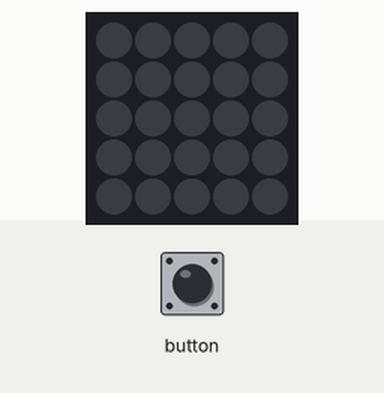
Recording of a sketch running on a simulated ESP32. On the bench: 5×5 RGB LED matrix (first LED top left, wired row by row). The test bench sets the inputs (shaded band). Dim RGB values are drawn brighter than linear; USB keyboard and mouse output is not drawn.

Above: at 1.2 s.
1.3 s: button pressed for 0.15 s
At 2.2 s:
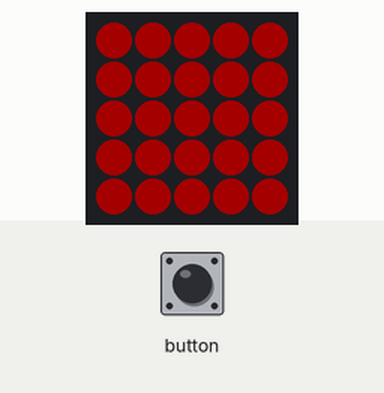
At 3.2 s:
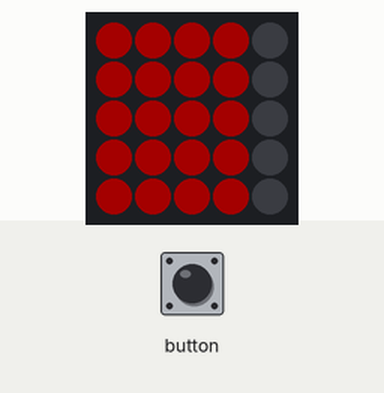
Timing chart, 0 to 4.7 s (numbered marks = the images above; inputs shaded):
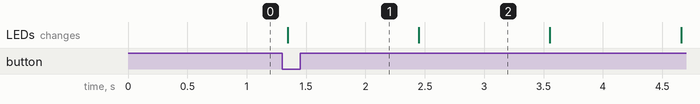

The sketch:

ATOM-Matrix-BLE-Camera-Shutter.ino
```cpp
#include <M5Atom.h>
#include <BleKeyboard.h>

BleKeyboard bleKeyboard("Camera Shutter M");

void setup()
{
    M5.begin(true, false, true);
    delay(50);
    M5.dis.drawpix(12, 0xf00000);
    bleKeyboard.begin();
}

void loop()
{
    if(bleKeyboard.isConnected()) {
        M5.dis.clear();

        if (M5.Btn.wasPressed()) {
            takeSwingVideo();
        }
        delay(50);
        M5.update();
    }
}

void takeSwingVideo() {
    bleKeyboard.write(KEY_MEDIA_VOLUME_UP);

    coundDown(5500, 0xf00000);

    bleKeyboard.write(KEY_MEDIA_VOLUME_DOWN);
}

void coundDown(int waitMilliSec, int color) {
    setAllLed(color);

    for (int i = 4; i >= 0; i--) {
        delay(waitMilliSec / 5);
        clearLedCol(i);
    }
}

void setAllLed(int color) {
    for (int i = 0; i < NUM_LEDS; i++) {
        M5.dis.drawpix(i, color);
    }
}

void clearLedCol(int col) {
    col = col % 5;

    for (int i = 0; i < 5; i++) {
        M5.dis.drawpix(i * 5 + col, 0x000000);
    }
}
```

Measured:
- after the input at 1.3 s, the LEDs: change after 0.05 s (image 1)
- what the display in image 2 shows lasts 1.1 s, from 2.5 s to 3.6 s
